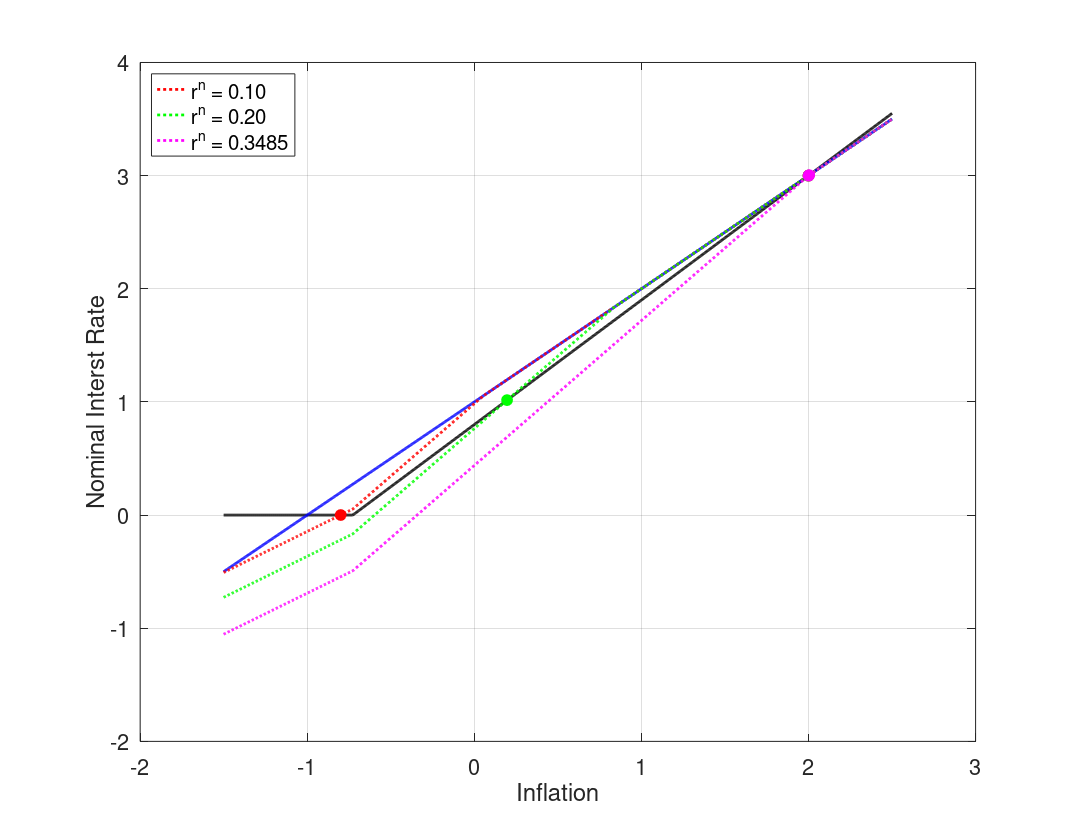

Write MATLAB code to recreate this figure.
%--------------------------------------------------------------------------
% File Name: RAFR_cSHOCK_cPHIpi_1dot1.m
% Author: Philip Coyle
% Date Created: 01/07/2019
% cd /mq/philipprojects/RA_Work/Taisuke_Nakata/Zero_Lower_Bound/DeflationaryRegime/RSSInflation/Codes/3state_iid_shock
% RAFR_cSHOCK_cPHIpi_1dot1
%--------------------------------------------------------------------------

clear all
close all
clc

%% Model Calibration
cBET = 1/1.0025;
cSIGMA = 1;
cKAPPA = 0.02;
cPHIpi = 1.1;
cRstar = 1/400;
cSHOCK_grid = [0.1, 0.2 0.3485];
cPItarg = 2/400;
p_m = 0.5; %Probability of being in the middle state 

%% Housekeeping
% Set Grid Intervals
pi_m_low = -1.5/400;
pi_m_high = 2.5/400;
numgrid = 1001;
pi_m = linspace(pi_m_low,pi_m_high, numgrid)';

% Allocate Space
inx_ub = zeros(length(cSHOCK_grid),1);
pi_ub_zlb = zeros(length(cSHOCK_grid),1);
inx_lb = zeros(length(cSHOCK_grid),1);
pi_lb_zlb = zeros(length(cSHOCK_grid),1);
rafr = zeros(numgrid,length(cSHOCK_grid));


% Find max inflation that leads to ZLB binding
bound = (-cRstar - cPItarg*(1-cPHIpi))/cPHIpi;

inx_m = find(min(abs(pi_m - bound)) == abs(pi_m - bound));
% Find pi_m point where middle state interst rate binds
pi_m_zlb = pi_m(inx_m);

% Taylor Rule
tr = max(0,cRstar + cPItarg + cPHIpi*(pi_m - cPItarg));

% 'Riskless' Fisher Relation
fr = pi_m + cRstar;

for j = 1:length(cSHOCK_grid)
    cSHOCK = cSHOCK_grid(j);
    %% Policy Functions from below (Assume middle state interst rate binds)
    % Low  High state inflation & expected inflation (as functions of middle state inflation)
    pi_l_b = pi_m - cKAPPA*cSIGMA*cSHOCK;
    pi_h_b = (pi_m - cKAPPA*cSIGMA*(cRstar + cPItarg*(1-cPHIpi)- cSHOCK))/(1+cKAPPA*cSIGMA*cPHIpi);
    exp_pi_b = (1-p_m)/2*pi_l_b + p_m*pi_m + (1-p_m)/2*pi_h_b;

    % Low Middle and High state output & expected output (as functions of middle state inflation)
    y_m_b = (pi_m - cBET*exp_pi_b)/cKAPPA;
    y_l_b = y_m_b - cSIGMA*cSHOCK;
    y_h_b = y_m_b - cSIGMA*(cRstar + cPItarg + cPHIpi*(pi_h_b - cPItarg) - cSHOCK);
    exp_y_b = (1-p_m)/2*y_l_b + p_m*y_m_b + (1-p_m)/2*y_h_b;

    % Find pi_m point where high state interst rate binds
    inx_lb(j) = find(min(abs(pi_h_b - bound)) == abs(pi_h_b - bound));
    pi_lb_zlb(j) = pi_m(inx_lb(j));

    %% Policy Functions from above (Assume middle state interst rate does not bind)
   % Low  High state inflation & expected inflation (as functions of middle state inflation)
    pi_l_a = pi_m*(1+cKAPPA*cSIGMA*cPHIpi) + cKAPPA*cSIGMA*(-cPHIpi*cPItarg + cRstar + cPItarg - cSHOCK);
    pi_h_a = pi_m + (cKAPPA*cSIGMA*cSHOCK)/(1+cKAPPA*cSIGMA*cPHIpi);
    exp_pi_a = (1-p_m)/2*pi_l_a + p_m*pi_m + (1-p_m)/2*pi_h_a;

    % Low Middle and High state output & expected output (as functions of middle state inflation)
    y_m_a = (pi_m - cBET*exp_pi_a)/cKAPPA;
    y_l_a = y_m_a + cSIGMA*(cPHIpi*(pi_m - cPItarg) + cRstar + cPItarg - cSHOCK);
    y_h_a = y_m_a + cSIGMA*(cPHIpi*(pi_m - pi_h_a) + cSHOCK);
    exp_y_a = (1-p_m)/2*y_l_a + p_m*y_m_a + (1-p_m)/2*y_h_a;

    % Find pi_m point where low state interst rate binds
    inx_ub(j) = find(min(abs(pi_l_a - bound)) == abs(pi_l_a - bound));
    pi_ub_zlb(j) = pi_m(inx_ub(j));

    %% Define Risk Adjusted Fisher Relationship   
    for i = 1:numgrid
        if pi_m(i) < pi_lb_zlb(j) || pi_m(i) > pi_ub_zlb(j)
            rafr(i,j) = pi_m(i) + cRstar;
        elseif pi_m(i) <= pi_m_zlb
            rafr(i,j) = cRstar + pi_m(i) + (exp_pi_b(i) - pi_m(i)) + 1/cSIGMA*(exp_y_b(i) - y_m_b(i));
        elseif pi_m(i) <= pi_ub_zlb(j)
            rafr(i,j) = cRstar + pi_m(i) + (exp_pi_a(i) - pi_m(i)) + 1/cSIGMA*(exp_y_a(i) - y_m_a(i));
        end
    end
end
        
%% Plotting
colors = {'r','g','m'};

fig(1) = figure(1);
grid on
box on
hold on
plot(400*pi_m, 400*tr,'Color','k','LineWidth',2);
plot(400*pi_m, 400*fr,'Color','b','LineWidth',2);
for j = 1:length(cSHOCK_grid)
    [~,inx] = sort(abs(tr - rafr(:,j)));
    RSS = inx(1:2);    
    h(j) = plot(400*pi_m, 400*rafr(:,j),'Color',colors{j},'LineStyle',':','LineWidth',2);
    p1 = plot(400*pi_m(RSS(1)),400*rafr(RSS(1),j));
    p2 = plot(400*pi_m(RSS(2)),400*rafr(RSS(2),j));
    set([p1 p2],'Marker','o','MarkerEdgeColor',colors{j},'MarkerFaceColor',colors{j},'MarkerSize',8)
end

xlabel('Inflation','FontSize',16)
ylabel('Nominal Interst Rate','FontSize',16)
set(gca,'FontSize',16)
L = legend([h(1) h(2) h(3)],'r^n = 0.10','r^n = 0.20','r^n = 0.3485');
set(L,'Location','NorthWest','Fontsize',15)

set(fig(1),'PaperOrientation','Landscape');
set(fig(1),'PaperPosition',[0 0 11 8.5]);
print(fig(1),'-depsc','RAFR_cPHIpi_1dot1.eps');
